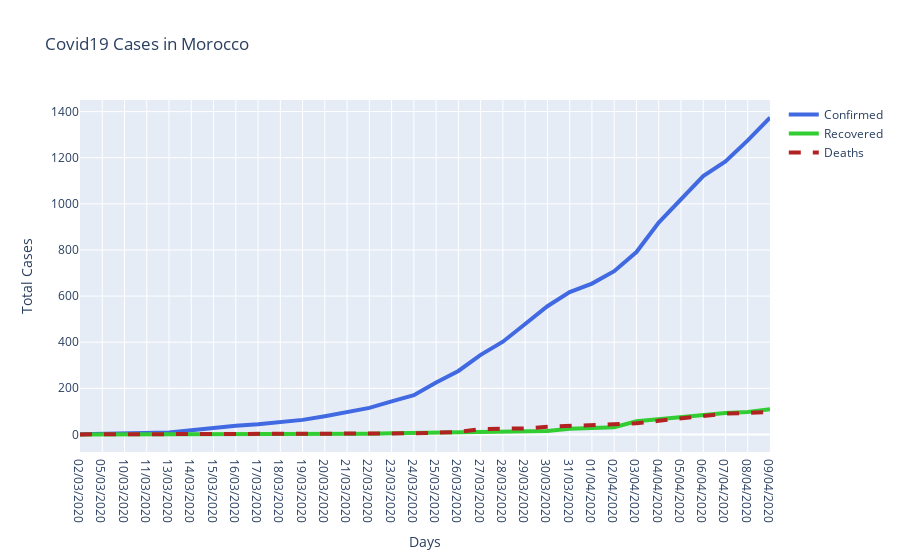

The code cell stored with this chart in its notebook:
### Code cell
fig = go.Figure()

fig.add_trace(go.Scatter(x=MA_data['Dates'], y=MA_data['Confirmed'], name='Confirmed',
                         line=dict(color='royalblue', width=4)))
fig.add_trace(go.Scatter(x=MA_data['Dates'], y=MA_data['Recovered'], name = 'Recovered',
                         line=dict(color='limegreen', width=4)))
fig.add_trace(go.Scatter(x=MA_data['Dates'], y=MA_data['Deaths'], name='Deaths',
                         line=dict(color='firebrick', width=4,
                              dash='dash')
))


fig.update_layout(title='Covid19 Cases in Morocco',
                   xaxis_title='Days',
                   yaxis_title='Total Cases')



fig.show()

### Figure 1 — Plotly figure (JSON) as saved in the notebook; plotly's stock layout.template omitted (floating-point values rounded to 4 significant figures)
{"data": [{"line": {"color": "royalblue", "width": 4}, "name": "Confirmed", "type": "scatter", "x": ["02/03/2020", "05/03/2020", "10/03/2020", "11/03/2020", "13/03/2020", "14/03/2020", "15/03/2020", "16/03/2020", "17/03/2020", "18/03/2020", "19/03/2020", "20/03/2020", "21/03/2020", "22/03/2020", "23/03/2020", "24/03/2020", "25/03/2020", "26/03/2020", "27/03/2020", "28/03/2020", "29/03/2020", "30/03/2020", "31/03/2020", "01/04/2020", "02/04/2020", "03/04/2020", "04/04/2020", "05/04/2020", "06/04/2020", "07/04/2020", "08/04/2020", "09/04/2020"], "y": [1, 2, 2, 6, 8, 18, 29, 38, 44, 54, 63, 79, 96, 115, 143, 170, 225, 275, 345, 402, 479, 556, 617, 654, 708, 791, 919, 1021, 1120, 1184, 1275, 1374]}, {"line": {"color": "limegreen", "width": 4}, "name": "Recovered", "type": "scatter", "x": ["02/03/2020", "05/03/2020", "10/03/2020", "11/03/2020", "13/03/2020", "14/03/2020", "15/03/2020", "16/03/2020", "17/03/2020", "18/03/2020", "19/03/2020", "20/03/2020", "21/03/2020", "22/03/2020", "23/03/2020", "24/03/2020", "25/03/2020", "26/03/2020", "27/03/2020", "28/03/2020", "29/03/2020", "30/03/2020", "31/03/2020", "01/04/2020", "02/04/2020", "03/04/2020", "04/04/2020", "05/04/2020", "06/04/2020", "07/04/2020", "08/04/2020", "09/04/2020"], "y": [0, 0, 0, 0, 1, 1, 1, 1, 1, 1, 2, 2, 3, 3, 5, 6, 7, 8, 11, 12, 13, 15, 24, 29, 31, 57, 66, 76, 81, 93, 97, 109]}, {"line": {"color": "firebrick", "dash": "dash", "width": 4}, "name": "Deaths", "type": "scatter", "x": ["02/03/2020", "05/03/2020", "10/03/2020", "11/03/2020", "13/03/2020", "14/03/2020", "15/03/2020", "16/03/2020", "17/03/2020", "18/03/2020", "19/03/2020", "20/03/2020", "21/03/2020", "22/03/2020", "23/03/2020", "24/03/2020", "25/03/2020", "26/03/2020", "27/03/2020", "28/03/2020", "29/03/2020", "30/03/2020", "31/03/2020", "01/04/2020", "02/04/2020", "03/04/2020", "04/04/2020", "05/04/2020", "06/04/2020", "07/04/2020", "08/04/2020", "09/04/2020"], "y": [0, 0, 1, 1, 1, 1, 1, 2, 2, 2, 2, 3, 3, 4, 4, 5, 6, 10, 23, 25, 26, 33, 36, 39, 44, 48, 59, 70, 80, 90, 93, 97]}], "layout": {"title": {"text": "Covid19 Cases in Morocco"}, "xaxis": {"title": {"text": "Days"}}, "yaxis": {"title": {"text": "Total Cases"}}}}
